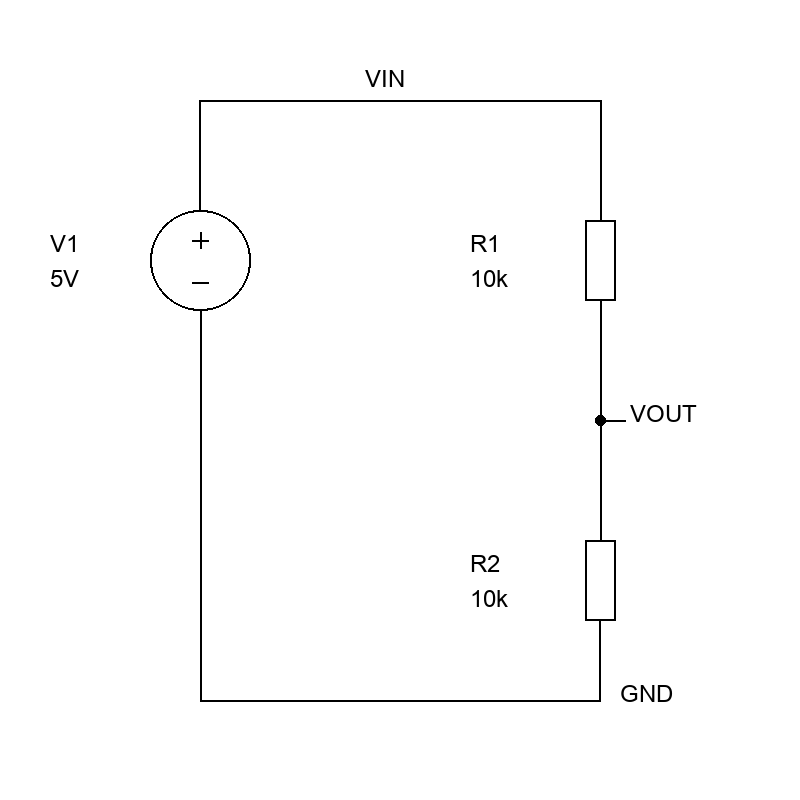
#> input picture backend/tests/vision_fixtures/divider.png, 800 x 800 px; its folder holds only this picture in this run
$ python -i vision_local.py   (imports and definitions only)
#> lines starting #> are read from the running program, lines starting #| are printed output that depends on the picture; after the words box and inside, x2 and y2 are one past the last pixel; in counts of white or black regions, pixels touching at a corner belong together
"""Low-memory image diagnostics and OCR. Never fabricate component pin connectivity."""
from __future__ import annotations
import asyncio,csv,io,re,shutil,subprocess,tempfile
from pathlib import Path
from PIL import Image,ImageOps
from .engine import OperationError
from .ingestion import Circuit,Component

# Allow large schematic scans up to 100 megapixels (e.g. 10000x7000)
MAX_PIXELS=100_000_000

def prepare(path,max_dim=3200):
#> called with path = '../tests/vision_fixtures/divider.png', max_dim = 1600
 try:
  with Image.open(path) as original:
#> original is the input picture: PIL image 800x800 RGB; min 0, max 255, mean 252.2
   if original.width*original.height>MAX_PIXELS:raise OperationError('Image exceeds 100 million pixels. Resize it before import.')
   img=ImageOps.exif_transpose(original).convert('RGB')
   if max(img.size)>max_dim:
    img.thumbnail((max_dim,max_dim))
   return img.copy()
 except OperationError:raise
 except Exception as e:raise OperationError('The uploaded file is not a readable image.') from e

def analyze(path):
 import cv2
 import numpy as np
 cv2.setNumThreads(1)
 img=prepare(path,max_dim=1600);gray=np.asarray(img.convert('L'))
 binary=cv2.adaptiveThreshold(gray,255,cv2.ADAPTIVE_THRESH_GAUSSIAN_C,cv2.THRESH_BINARY_INV,31,9)
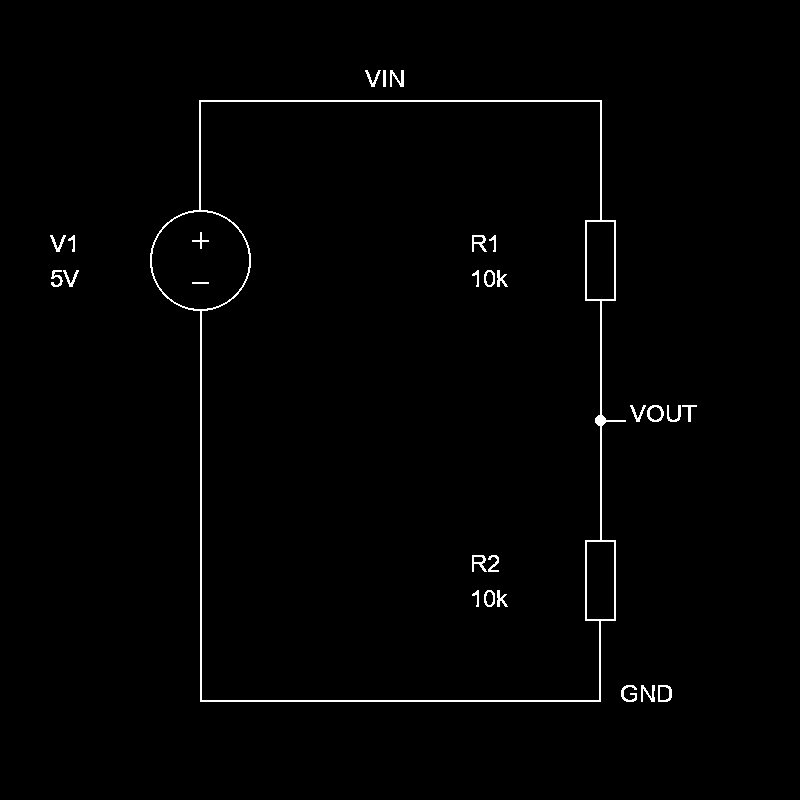
#> binary: shape (800, 800); 1.1% white in thin lines or dots, all inside (x1, y1, x2, y2) = (50, 70, 697, 702)
 lines=cv2.HoughLinesP(binary,1,np.pi/180,threshold=35,minLineLength=25,maxLineGap=3)
#> lines = 28 rows, first 6: [200, 701, 600, 701], [200, 700, 200, 309], [201, 700, 600, 700], [199, 101, 601, 101], [199, 100, 601, 100], [600, 699, 600, 619]
 contours,_=cv2.findContours(binary,cv2.RETR_EXTERNAL,cv2.CHAIN_APPROX_SIMPLE)
#> contours = 15 contours; largest, box (x1, y1, x2, y2) and area: (150, 100, 626, 702) 247257, (647, 405, 664, 422) 212, (658, 685, 672, 702) 195, (621, 685, 637, 702) 76, (390, 70, 404, 87) 73
 regions=[]
 for contour in contours:
  x,y,w,h=cv2.boundingRect(contour)
  if w*h>=30:regions.append({'x':int(x),'y':int(y),'width':int(w),'height':int(h)})
#> this loop made 15 passes
#> (x, y, w, h) on passes 1 to 12: (658, 685, 14, 17), (641, 685, 14, 17), (621, 685, 16, 17), (682, 405, 15, 17), (667, 405, 14, 17), (647, 405, 17, 17), (630, 405, 16, 17), (63, 270, 16, 17), (51, 270, 12, 17), (68, 235, 7, 17), (50, 235, 16, 17), (150, 100, 476, 602)
#> (contour, x, y, w, h) on pass 14: ([[383, 70], [383, 86], [385, 86], [385, 70]], 383, 70, 3, 17)
#> after the loop, regions = 15 items
 return {'width':img.width,'height':img.height,'regions':regions[:500],'line_segments':lines[:,0,:].tolist()[:1000] if lines is not None else [],'algorithm':'OpenCV adaptive threshold + contours + Hough segments','connectivity_verified':False}

VALUE=r'[+-]?(?:\d+(?:\.\d*)?|\.\d+)(?:[fpnumkKMG])?(?:ohms?|Ω|[FfHhVv])?'

def ocr_candidates(tsv):
 """Associate numeric values below exact references using OCR word geometry."""
 words=[]
 try:
  for row in csv.DictReader(io.StringIO(tsv),delimiter='\t'):
   if row.get('level')=='5' and float(row.get('conf',0))>=30 and row.get('text','').strip():
    words.append({'text':row['text'].strip(),'x':int(row['left']),'y':int(row['top']),'w':int(row['width']),'h':int(row['height'])})
 except (KeyError,ValueError) as e:raise OperationError('Invalid OCR output.') from e
 components=[];seen=set()
 for word in words:
  ref=word['text']
  if not re.fullmatch(r'[RCLVUJQD]\d+',ref,re.I):continue
  ref=ref.upper()
  candidates=[other for other in words if re.fullmatch(VALUE,other['text']) and 0<other['y']-word['y']<=max(120,word['h']*6) and abs(other['x']+other['w']/2-word['x']-word['w']/2)<=max(60,word['w']*2)]
  value=min(candidates,key=lambda other:other['y']-word['y'])['text'] if candidates else 'UNKNOWN'
  if ref in seen:continue
  seen.add(ref);components.append(Component(ref=ref,value=value))
 if not components:raise OperationError('OCR did not recover reference/value pairs. Review the image manually or supply JSON/SPICE.')
 return Circuit(components=components,warnings=['OCR recovered candidate component text only; this may be incomplete or wrong. Review each reference/value against the image.','Pin-to-net connections are NOT recovered. Add wiring in reviewed JSON or the editor.'])

def ocr(path):
 if not shutil.which('tesseract'):raise OperationError('Local OCR is not installed. Use the Docker package or configure a vision model.')
 img=prepare(path,max_dim=3200)
 with tempfile.TemporaryDirectory() as td:
  source=Path(td)/'image.png';img.save(source)
  r=subprocess.run(['tesseract',str(source),'stdout','--psm','11','tsv'],capture_output=True,text=True,timeout=60)
  if r.returncode:raise OperationError('Local OCR failed to process image.')
  return ocr_candidates(r.stdout)

>>> result = analyze('../tests/vision_fixtures/divider.png')
#> result = 6 items
